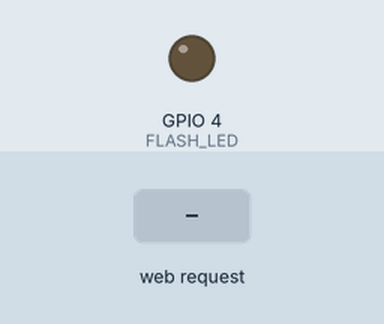
Bench run of a sketch on a simulated ESP32. On the bench: output pins drawn as LEDs (lit = HIGH). The test bench sets the inputs (shaded band). WiFi joins after 1.5 s; servers stay silent unless stated; the camera gives no picture; what the sketch prints to the serial monitor is not drawn.

Above: at 3.0 s.
3.1 s: HTTP request GET /capture received
At 3.31 s:
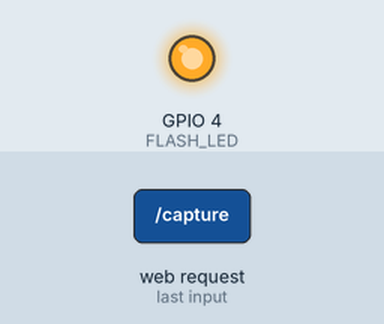
Timing chart, 0 to 6.1 s (numbered marks = the images above; inputs shaded):
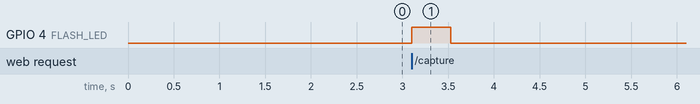

The sketch:

esp32cam_capture.ino
```cpp
/*
  ESP32-CAM digitization station  (board: "AI Thinker ESP32-CAM")
  GET /capture -> turns on the flash, takes a UXGA JPEG, returns it (image/jpeg)
  GET /status  -> JSON health check
  The backend calls /capture, then runs OCR and indexing.
*/
#include "esp_camera.h"
#include <WiFi.h>
#include <WebServer.h>

const char* WIFI_SSID = "YOUR_HOTSPOT_NAME";
const char* WIFI_PASS = "YOUR_HOTSPOT_PASSWORD";

// AI Thinker ESP32-CAM pin map
#define PWDN_GPIO_NUM 32
#define RESET_GPIO_NUM -1
#define XCLK_GPIO_NUM 0
#define SIOD_GPIO_NUM 26
#define SIOC_GPIO_NUM 27
#define Y9_GPIO_NUM 35
#define Y8_GPIO_NUM 34
#define Y7_GPIO_NUM 39
#define Y6_GPIO_NUM 36
#define Y5_GPIO_NUM 21
#define Y4_GPIO_NUM 19
#define Y3_GPIO_NUM 18
#define Y2_GPIO_NUM 5
#define VSYNC_GPIO_NUM 25
#define HREF_GPIO_NUM 23
#define PCLK_GPIO_NUM 22
#define FLASH_LED 4

WebServer server(80);

bool initCamera() {
  camera_config_t c;
  c.ledc_channel = LEDC_CHANNEL_0;
  c.ledc_timer = LEDC_TIMER_0;
  c.pin_d0 = Y2_GPIO_NUM; c.pin_d1 = Y3_GPIO_NUM; c.pin_d2 = Y4_GPIO_NUM; c.pin_d3 = Y5_GPIO_NUM;
  c.pin_d4 = Y6_GPIO_NUM; c.pin_d5 = Y7_GPIO_NUM; c.pin_d6 = Y8_GPIO_NUM; c.pin_d7 = Y9_GPIO_NUM;
  c.pin_xclk = XCLK_GPIO_NUM; c.pin_pclk = PCLK_GPIO_NUM;
  c.pin_vsync = VSYNC_GPIO_NUM; c.pin_href = HREF_GPIO_NUM;
  c.pin_sccb_sda = SIOD_GPIO_NUM; c.pin_sccb_scl = SIOC_GPIO_NUM;
  c.pin_pwdn = PWDN_GPIO_NUM; c.pin_reset = RESET_GPIO_NUM;
  c.xclk_freq_hz = 20000000;
  c.pixel_format = PIXFORMAT_JPEG;
  c.grab_mode = CAMERA_GRAB_LATEST;
  if (psramFound()) {
    c.frame_size = FRAMESIZE_UXGA;   // 1600x1200 - best for OCR
    c.jpeg_quality = 10;
    c.fb_count = 2;
    c.fb_location = CAMERA_FB_IN_PSRAM;
  } else {
    c.frame_size = FRAMESIZE_SVGA;
    c.jpeg_quality = 12;
    c.fb_count = 1;
    c.fb_location = CAMERA_FB_IN_DRAM;
  }
  if (esp_camera_init(&c) != ESP_OK) return false;
  sensor_t* s = esp_camera_sensor_get();
  s->set_sharpness(s, 2);
  s->set_contrast(s, 1);
  return true;
}

void handleCapture() {
  digitalWrite(FLASH_LED, HIGH);
  delay(250);                                   // let exposure settle under the flash
  for (int i = 0; i < 2; i++) {                 // drop stale frames
    camera_fb_t* old = esp_camera_fb_get();
    if (old) esp_camera_fb_return(old);
  }
  camera_fb_t* fb = esp_camera_fb_get();
  digitalWrite(FLASH_LED, LOW);
  if (!fb) {
    server.send(500, "text/plain", "Camera capture failed");
    return;
  }
  server.sendHeader("Access-Control-Allow-Origin", "*");
  server.setContentLength(fb->len);
  server.send(200, "image/jpeg", "");
  server.client().write(fb->buf, fb->len);
  size_t len = fb->len;
  esp_camera_fb_return(fb);
  Serial.printf("Captured %u bytes\n", (unsigned)len);
}

void handleStatus() {
  String json = "{\"device\":\"esp32-cam\",\"ip\":\"" + WiFi.localIP().toString() +
                "\",\"psram\":" + (psramFound() ? "true" : "false") + ",\"rssi\":" + WiFi.RSSI() + "}";
  server.send(200, "application/json", json);
}

void setup() {
  Serial.begin(115200);
  pinMode(FLASH_LED, OUTPUT);
  digitalWrite(FLASH_LED, LOW);
  if (!initCamera()) {
    Serial.println("Camera init failed - check the ribbon cable and power (5V, 2A)");
    delay(3000);
    ESP.restart();
  }
  WiFi.begin(WIFI_SSID, WIFI_PASS);
  WiFi.setSleep(false);
  Serial.print("Connecting to WiFi");
  while (WiFi.status() != WL_CONNECTED) { delay(500); Serial.print("."); }
  Serial.println();
  Serial.print("ESP32-CAM ready. Enter this in the admin page: http://");
  Serial.println(WiFi.localIP());
  server.on("/capture", handleCapture);
  server.on("/status", handleStatus);
  server.begin();
}

void loop() {
  server.handleClient();
  if (WiFi.status() != WL_CONNECTED) { WiFi.reconnect(); delay(1000); }
}
```

Measured:
- after the input at 3.1 s, GPIO 4 (FLASH_LED): LOW → HIGH at once, → LOW 0.43 s later
